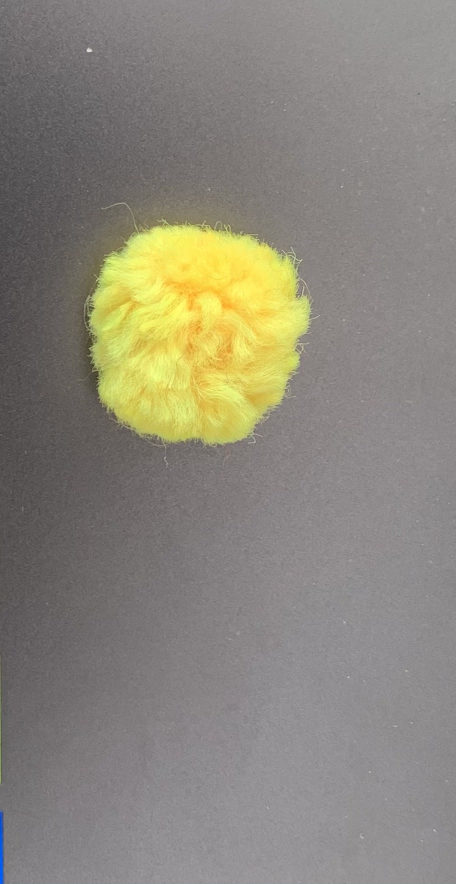
#> input picture Smajam/Too Many Files/ball.jpg, 912 x 1768 px (shown at 1/2 size)
$ python USINGTHHISONE.py
#> lines starting #> are read from the running program, lines starting #| are printed output that depends on the picture
import numpy as np
import cv2 as cv
img = cv.imread('ball.jpg', 0)
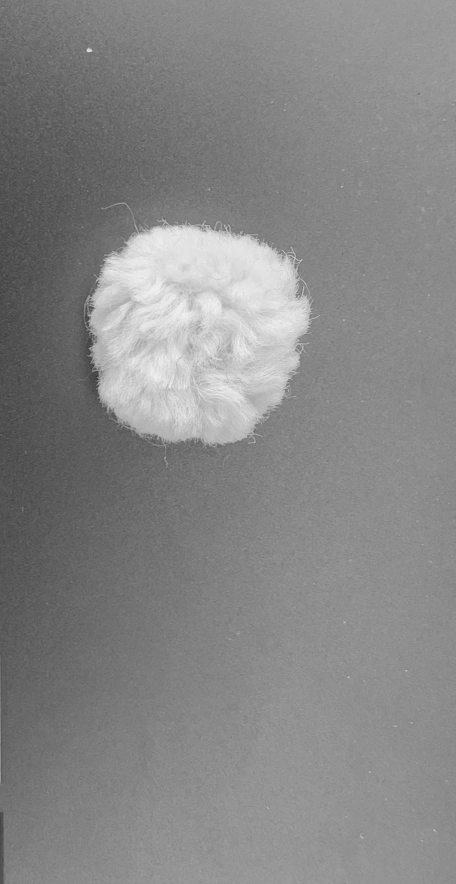
#> img: shape (1768, 912) (shown at 1/2 size); min 46, max 244, mean 134.3
#img = cv.cvtColor(img, cv.COLOR_BGR2GRAY)

img = cv.GaussianBlur(img,(1,1),cv.BORDER_DEFAULT)

img = cv.medianBlur(img,5)

cimg = cv.cvtColor(img,cv.COLOR_GRAY2BGR)
circles = cv.HoughCircles(img,cv.HOUGH_GRADIENT,1,20,
                            param1=70,param2=50,minRadius=0,maxRadius=0)
#> circles = [[340.5, 732.5, 147.8], [349.5, 800.5, 95.5]]
circles = np.uint16(np.around(circles))
#> circles = [[340, 732, 148], [350, 800, 96]]
for i in circles[0,:]:
    # draw the outer circle
    cv.circle(cimg,(i[0],i[1]),i[2],(0,255,0),2)
    # draw the center of the circle
    cv.circle(cimg,(i[0],i[1]),2,(0,0,255),3)
#> this loop made 2 passes
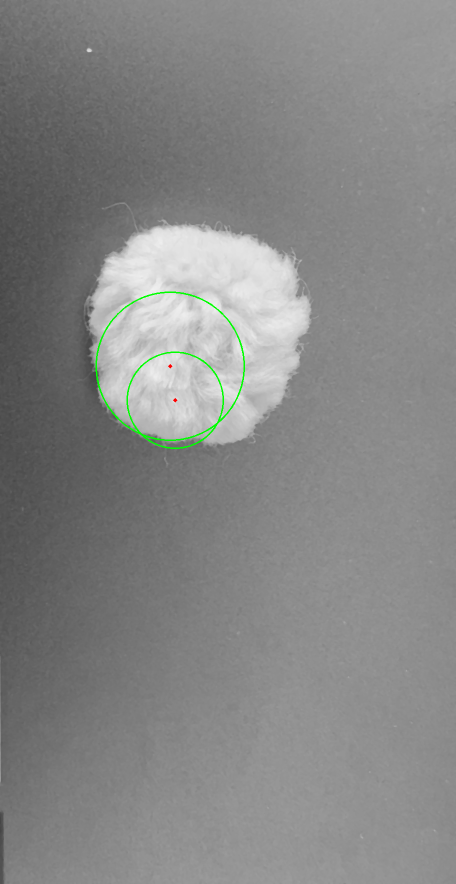
#> cimg: shape (1768, 912, 3) (shown at 1/2 size); mean B, G, R 133.8, 134.5, 133.8
cv.imshow('detected circles',cimg)
cv.waitKey(0)
cv.destroyAllWindows()
